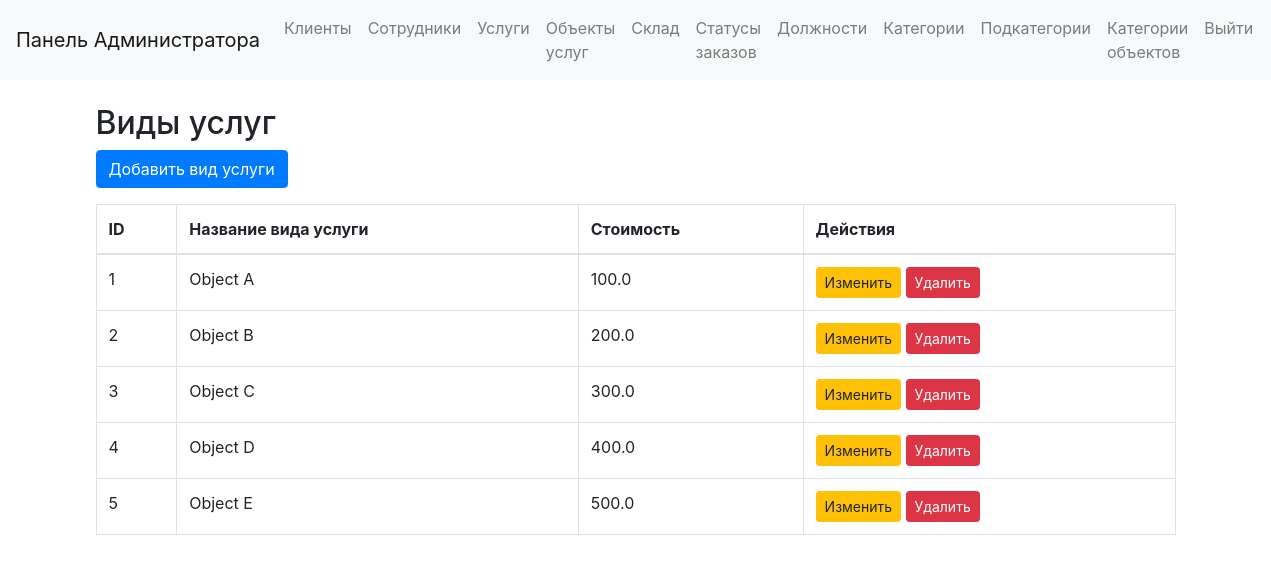
The page /admin/service_objects (signed in) on the database as committed earlier.
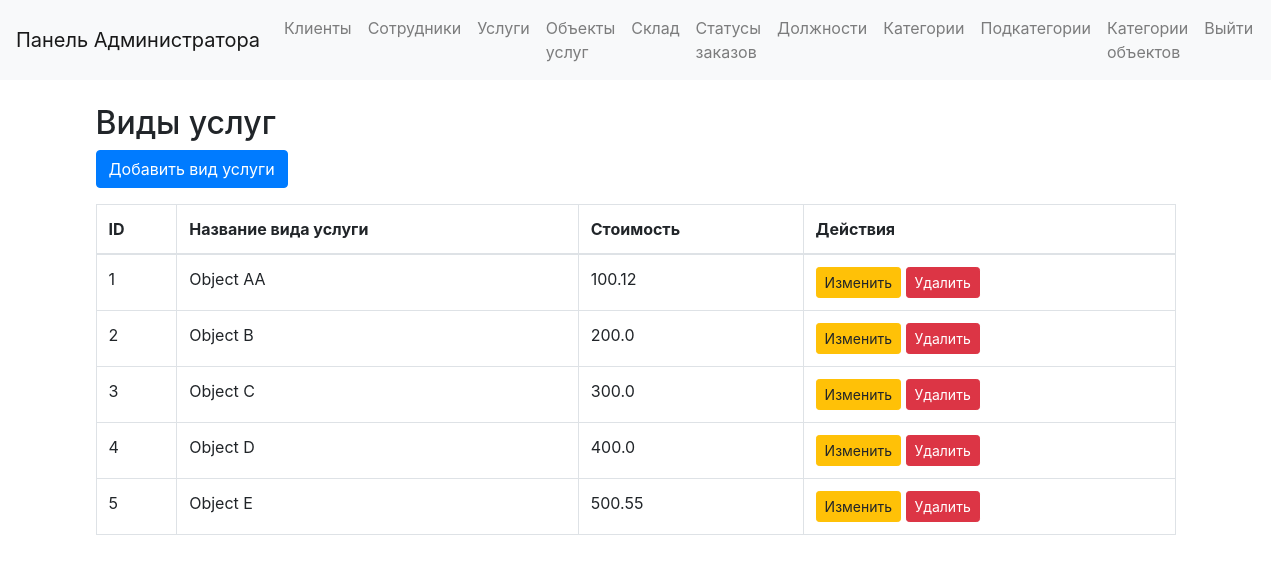
The same page on the database as committed later.
### app/models.py (models this page shows, shortened)
class ServiceObjects(db.Model):
    __tablename__ = 'ServiceObjects'
    id = db.Column(db.Integer, primary_key=True)
    object_name = db.Column(db.String(150), nullable=False)
    cost = db.Column(db.Float, nullable=False)
    ordered_objects = db.relationship("OrderedObjects", cascade="all,delete", backref="ServiceObjects")
    object_categories = db.relationship("ObjectsCategories", cascade="all,delete", backref="ServiceObjects")
    ordered_object_categories = db.relationship("OrderedObjectCategories", cascade="all,delete", backref="ServiceObjects")

### app/admin/routs.py (the view)
@admin.route('/admin/service_objects')
def manage_service_objects():
    if session.get('role') != 'admin':
        return redirect(url_for('users.login'))
    service_objects = ServiceObjects.query.all()
    return render_template('admin/manage_service_objects.html', service_objects=service_objects)

### app/templates/admin/manage_service_objects.html
{% extends "admin/base_admin.html" %}
{% block content %}
<div class="container mt-4">
    <h2>Виды услуг</h2>
    <a href="{{ url_for('admin.add_service_object_form') }}" class="btn btn-primary mb-3">Добавить вид услуги</a>
    <table class="table table-bordered">
        <thead>
            <tr>
                <th>ID</th>
                <th>Название вида услуги</th>
                <th>Стоимость</th>
                <th>Действия</th>
            </tr>
        </thead>
        <tbody>
            {% for service_object in service_objects %}
            <tr>
                <td>{{ service_object.id }}</td>
                <td>{{ service_object.object_name }}</td>
                <td>{{ service_object.cost }}</td>
                <td>
                    <a href="{{ url_for('admin.edit_service_object_form', service_object_id=service_object.id) }}" class="btn btn-warning btn-sm">Изменить</a>
                    <form action="{{ url_for('admin.delete_service_object', service_object_id=service_object.id) }}" method="POST" style="display:inline;">
                        <button type="submit" class="btn btn-danger btn-sm">Удалить</button>
                    </form>
                </td>
            </tr>
            {% endfor %}
        </tbody>
    </table>
</div>
{% endblock %}

Rows that differ between the two databases and show on the page:
changed ServiceObjects id 1: object_name "Object A" → "Object AA"; cost "100.0" → "100.12"
changed ServiceObjects "Object E": cost "500.0" → "500.55"
